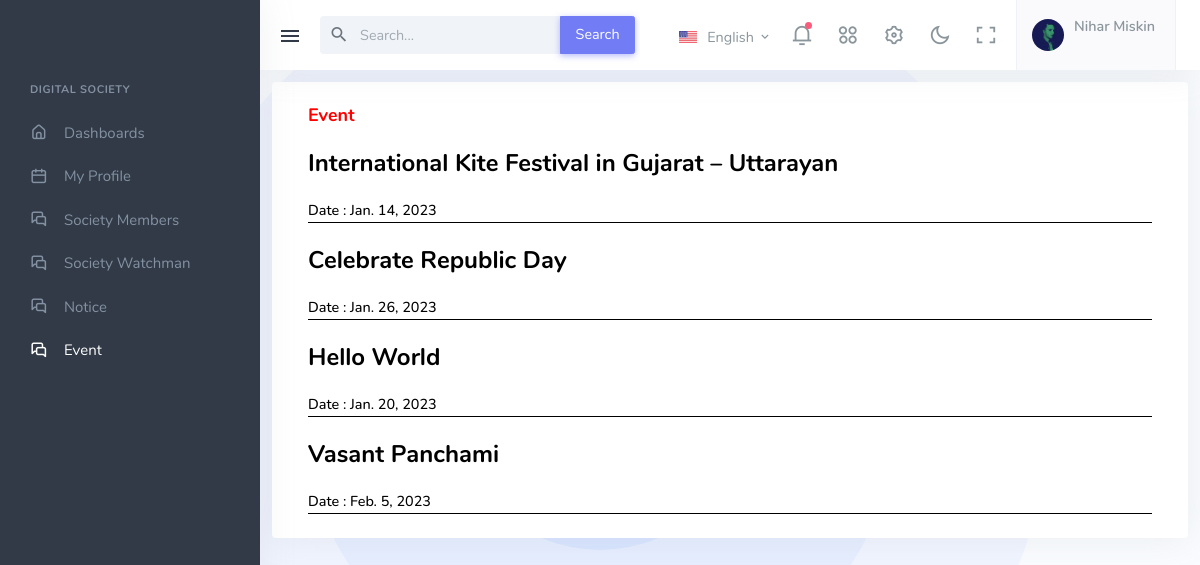
/event_page/ (signed in), run on the app's committed database.
### digital_App/models.py (models this page shows, shortened)
class Visitor(models.Model):
    User = models.ForeignKey(User, on_delete=models.CASCADE)
    FullName = models.CharField(max_length=15, default=str(), blank=True)
    Mobile = models.CharField(max_length=10, default=str(), blank=True)
    Birthday = models.DateField(default="2022-11-20")
    class Meta:
        db_table = "Visitor"

class Event(models.Model):
    AddEvent = models.CharField(max_length=50, default=str(), blank=True)
    Date = models.DateField()
    class Meta:
        db_table = "Event"

### digital_App/views.py (the view)
# urls.py: path("event_page/", event_page, name="event_page"),
def event_page(request):
    if 'email' in request.session:
        load_All_Events(request) # Load All Event
        return render(request, "event_page.html", default_data)
    return render(request, "event_page.html", default_data)

### digital_App/views.py (called while the page is built)
def load_All_Events(request):
    print(request.POST)
    event = Event.objects.all()
    default_data['event'] = event

### digital_App/templates/event_page.html (shortened to what this page needs)
{% extends 'base.html' %}
{% load static %}
{% block Main_Code %}
<div class="navbar-custom topnav-navbar">
    <div class="container-fluid detached-nav">
        <button class="button-toggle-menu">
            <i class="mdi mdi-menu"></i>
        </button>
        <ul class="list-unstyled topbar-menu float-end mb-0">
            <li class="dropdown notification-list topbar-dropdown">
                <a class="nav-link dropdown-toggle arrow-none" data-bs-toggle="dropdown" href="#" role="button"
                    aria-haspopup="false" aria-expanded="false">
                    <img src="{% static 'assets/images/flags/us.jpg' %}" alt="user-image" class="me-0 me-sm-1"
                        height="12">
                    <span class="align-middle d-none d-lg-inline-block">English</span> <i
                        class="mdi mdi-chevron-down d-none d-sm-inline-block align-middle"></i>
                </a>
            </li>
            <li class="dropdown notification-list">
                <a class="nav-link dropdown-toggle arrow-none" data-bs-toggle="dropdown" href="#" role="button"
                    aria-haspopup="false" aria-expanded="false">
                    <i class="ri-notification-3-line noti-icon"></i>
                    <span class="noti-icon-badge"></span>
                </a>
            </li>
            <li class="dropdown notification-list d-none d-sm-inline-block">
                <a class="nav-link dropdown-toggle arrow-none" data-bs-toggle="dropdown" href="#" role="button"
                    aria-haspopup="false" aria-expanded="false">
                    <i class="ri-apps-2-line noti-icon"></i>
                </a>
            </li>
            <li class="notification-list d-none d-sm-inline-block">
                <a class="nav-link" data-bs-toggle="offcanvas" href="#theme-settings-offcanvas">
                    <i class="ri-settings-3-line noti-icon"></i>
                </a>
            </li>
            <li class="notification-list d-none d-sm-inline-block">
                <a class="nav-link" href="javascript:void(0)" id="light-dark-mode">
                    <i class="ri-moon-line noti-icon"></i>
                </a>
            </li>
            <li class="notification-list d-none d-md-inline-block">
                <a class="nav-link" href="#" data-toggle="fullscreen">
                    <i class="ri-fullscreen-line noti-icon"></i>
                </a>
            </li>
            <li class="dropdown notification-list">
                <a class="nav-link dropdown-toggle nav-user arrow-none me-0" data-bs-toggle="dropdown" href="#"
                    role="button" aria-haspopup="false" aria-expanded="false">
                    <span class="account-user-avatar">
                        <img src="{% static 'assets/images/users/avatar-1.jpg' %}" alt="user-image"
                            class="rounded-circle">
                    </span>
                    <span>
                        <span class="account-user-name">{{member_data.FullName}}</span>
                    </span>
                </a>
            </li>
        </ul>
        <div class="app-search dropdown">
            <form>
                <div class="input-group">
                    <input type="search" class="form-control dropdown-toggle" placeholder="Search..."
                        id="top-search">
                    <span class="mdi mdi-magnify search-icon"></span>
                    <button class="input-group-text btn btn-primary" type="submit">Search</button>
                </div>
            </form>
        </div>
    </div>
</div>
<div class="leftside-menu">
    <div class="h-100" id="leftside-menu-container" data-simplebar>
        <ul class="side-nav">
            <li class="side-nav-title side-nav-item">Digital Society</li>
            <li class="side-nav-item">
                <a href="{% url 'home' %}" class="side-nav-link">
                    <i class="uil-home-alt"></i>
                    <span> Dashboards </span>
                </a>
            </li>
            <li class="side-nav-item">
                <a href="{% url 'profile_page' %}" class="side-nav-link">
                    <i class="uil-calender"></i>
                    <span> My Profile </span>
                </a>
            </li>
            <li class="side-nav-item">
                <a href="{% url 'society_members' %}" class="side-nav-link">
                    <i class="uil-comments-alt"></i>
                    <span> Society Members </span>
                </a>
            </li>
            <li class="side-nav-item">
                <a href="{% url 'society_watchman' %}" class="side-nav-link">
                    <i class="uil-comments-alt"></i>
                    <span> Society Watchman </span>
                </a>
            </li>
            <li class="side-nav-item">
                <a href="{% url 'notice_page' %}" class="side-nav-link">
                    <i class="uil-comments-alt"></i>
                    <span> Notice </span>
                </a>
            </li>
            <li class="side-nav-item">
                <a href="" class="side-nav-link">
                    <i class="uil-comments-alt"></i>
                    <span> Event </span>
                </a>
            </li>
        </ul>
    </div>
</div>
<div class="content-page">
    <div class="content">
        <div class="row">
            <div class="col-12">
                <div class="page-title-box">
                    <div class="container-fluid">
                        <div class="row">
                                <div class="card widget-flat mt-2">
                                    <div class="card-body">
                                        <h5 class="mt-0" style="color: red; font-weight: 1000; font-size: large;">Event</h5>
                                        {% for e_data in event %}
                                        <div style="border-bottom: 1px solid black;">
                                            <h3 class="mt-3 mb-3" style="color: black;">{{e_data.AddEvent}}</h3>
                                            <p class="mb-0">
                                                <span class="me-2" style="color: black; font-weight: 500;">Date : {{e_data.Date}}</span>
                                            </p>
                                        </div>
                                        {% endfor %}
                                    </div>
                                </div>
                        </div>
                    </div>
                </div>
            </div>
        </div>
    </div>
</div>
{% endblock %}

### data on the page
Visitor: FullName "Nihar Miskin"
Event: AddEvent "International Kite Festival in Gujarat – Uttarayan", Date "Jan. 14, 2023"
Event: AddEvent "Celebrate Republic Day", Date "Jan. 26, 2023"
Event: AddEvent "Hello World", Date "Jan. 20, 2023"
Event: AddEvent "Vasant Panchami", Date "Feb. 5, 2023"
